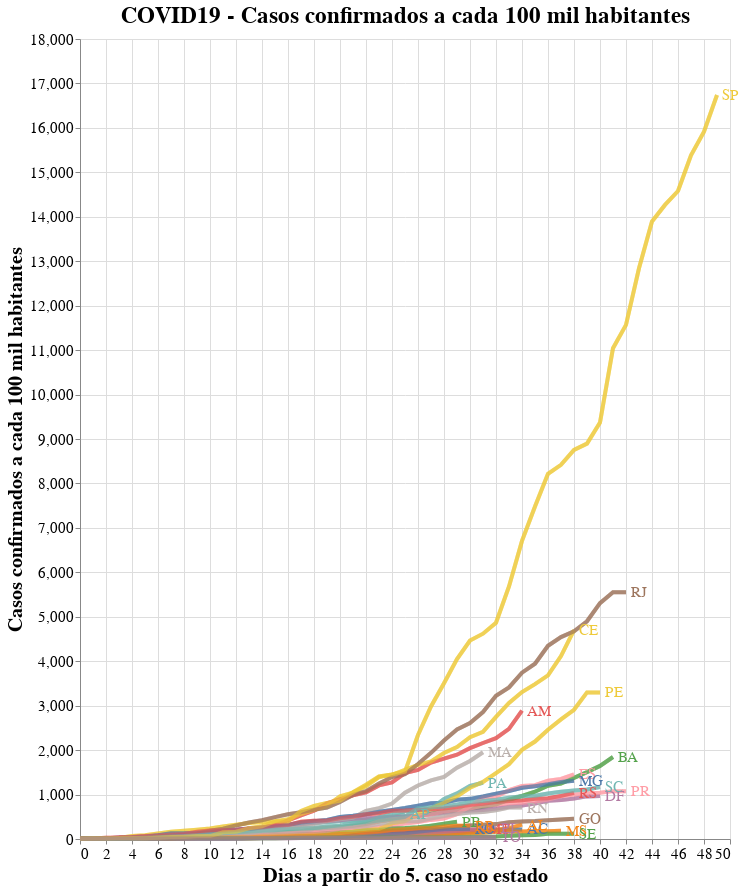

This figure's notebook cell:
### Code cell
# Mortes por habitantes

# Base altair plot 
basepop = alt.Chart(cases_long, title="COVID19 - Casos confirmados a cada 100 mil habitantes").mark_line(strokeWidth=4, opacity=0.7).encode(
    x=alt.X('Day'),
    y=alt.Y('confirmed'),
    color=alt.Color('state', legend=None),
).properties(
    width=650,
    height=800
)

# Chart
chartpop = basepop.encode(
  color=alt.condition(selection, 'state:N', alt.value('lightgray')),
  tooltip=['state:N', 'yearmonthdate(Date):N', 'confirmed:N']
).add_selection(
  selection
)

# Overlay
overlaypop = basepop.encode(
  color='state',
  opacity=alt.value(0.5),
).transform_filter(
  selection
)

# Text labels
textpop = basepop.mark_text(
    align='left',
    dx=5,
    size=15
).encode(
    x=alt.X('Day', aggregate='max',  axis=alt.Axis(title='Dias a partir do 5. caso no estado')),
    y=alt.Y('confirmed', aggregate={'argmax': 'Day'}, axis=alt.Axis(title='Casos confirmados a cada 100 mil habitantes')),
    text='state'
).transform_filter(
    selection
)

# Sum em up!
alt.layer(chartpop + overlaypop + textpop).configure_axis(
    labelFontSize=15,
    titleFontSize=20
).configure_title(
    fontSize=23
)

### Figure 1 — Vega-Lite specification as saved in the notebook (floating-point values rounded to 4 significant figures; data arrays with more than 128 entries replaced by an {"elided": "..."} marker saying what was removed)
{"config": {"view": {"continuousWidth": 400, "continuousHeight": 300}, "axis": {"labelFontSize": 15, "titleFontSize": 20}, "title": {"fontSize": 23}}, "layer": [{"layer": [{"mark": {"type": "line", "opacity": 0.7, "strokeWidth": 4}, "encoding": {"color": {"condition": {"type": "nominal", "field": "state", "selection": "selector002"}, "value": "lightgray"}, "tooltip": [{"type": "nominal", "field": "state"}, {"type": "nominal", "field": "Date", "timeUnit": "yearmonthdate"}, {"type": "nominal", "field": "confirmed"}], "x": {"type": "quantitative", "field": "Day"}, "y": {"type": "quantitative", "field": "confirmed"}}, "height": 800, "selection": {"selector002": {"type": "single", "fields": ["state"]}}, "title": "COVID19 - Casos confirmados a cada 100 mil habitantes", "width": 650}, {"mark": {"type": "line", "opacity": 0.7, "strokeWidth": 4}, "encoding": {"color": {"type": "nominal", "field": "state"}, "opacity": {"value": 0.5}, "x": {"type": "quantitative", "field": "Day"}, "y": {"type": "quantitative", "field": "confirmed"}}, "height": 800, "title": "COVID19 - Casos confirmados a cada 100 mil habitantes", "transform": [{"filter": {"selection": "selector002"}}], "width": 650}, {"mark": {"type": "text", "align": "left", "dx": 5, "size": 15}, "encoding": {"color": {"type": "nominal", "field": "state", "legend": null}, "text": {"type": "nominal", "field": "state"}, "x": {"type": "quantitative", "aggregate": "max", "axis": {"title": "Dias a partir do 5. caso no estado"}, "field": "Day"}, "y": {"type": "quantitative", "aggregate": {"argmax": "Day"}, "axis": {"title": "Casos confirmados a cada 100 mil habitantes"}, "field": "confirmed"}}, "height": 800, "title": "COVID19 - Casos confirmados a cada 100 mil habitantes", "transform": [{"filter": {"selection": "selector002"}}], "width": 650}]}], "data": {"name": "data-a560d2a7a57fa866d23331559147b6d1"}, "$schema": "https://vega.github.io/schema/vega-lite/v4.8.1.json", "datasets": {"data-a560d2a7a57fa866d23331559147b6d1": {"elided": "993 records"}}}
